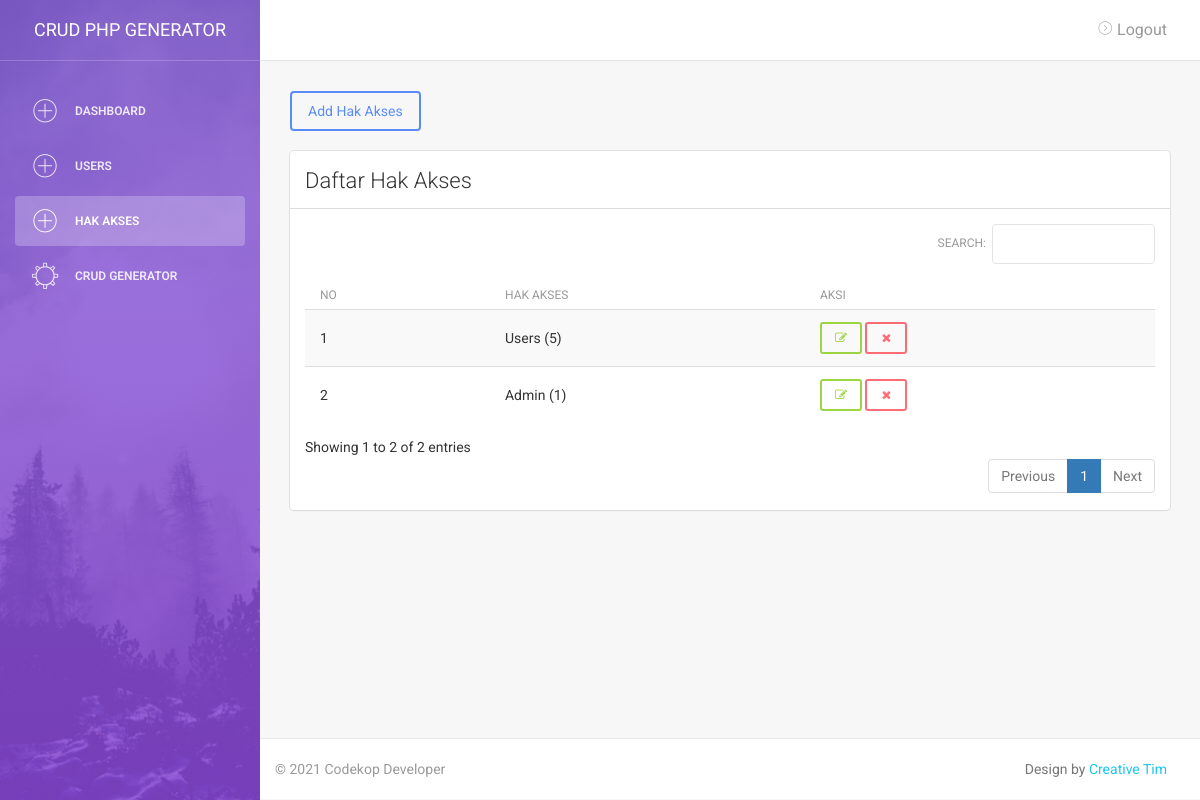
The page /testing/crud-php-generator/hak_akses/index.php (signed in) on the database its author committed.
### tables this page shows
CREATE TABLE `menu` (
  `id` int(11) NOT NULL,
  `name_menu` varchar(255) DEFAULT NULL,
  `tabel` varchar(255) DEFAULT NULL,
  `url` varchar(255) DEFAULT NULL,
  `redirect` varchar(255) DEFAULT NULL,
  `akses` varchar(255) DEFAULT NULL,
  `active` varchar(255) DEFAULT NULL,
  `urutan` int(11) NOT NULL DEFAULT 0,
  `created_at` varchar(255) DEFAULT NULL
);

CREATE TABLE `hak_akses` (
  `id` int(11) NOT NULL,
  `hak_akses` varchar(255) DEFAULT NULL
);

### setting.php (called while the page is built, shortened)
<?php
    $title_apl = 'CRUD PHP Generator';
    $baseURL  = "http://localhost/testing/crud-php-generator/";

### helper.php (called while the page is built, shortened)
<?php
    function getSegments($segment)
    {
        $rowurl = count(explode('/',$baseURL));
        $row_url = count(parse_url($baseURL));
        $urlc = $rowurl-$row_url;
        $rurl = $urlc-1;
        $cont = $segment + $rurl;
        $uriSegments = explode("/", parse_url($_SERVER['REQUEST_URI'], PHP_URL_PATH));
        return $uriSegments[$cont];
    }

### views/hak_akses/index.php (the view, shortened to what this page needs)
<div class="content">
    <div class="container-fluid">
        <div class="row">
            <div class="col-md-12">
                <a href="tambah.php" class="btn btn-primary" role="button">Add Hak Akses</a>
                <br><br>
                <div class="card">
                    <div class="header">
                        <h4 class="title">Daftar Hak Akses</h4>
                    </div>
                    <div style="border-top:1px solid #ddd;margin-top:12px;"></div>
                    <div class="content">
        <div class="table-responsive">
            <table class="table table-striped" id="example1">
                <thead>
                    <tr>
                        <th>No</th>
                <th>Hak akses</th>
                <th>Aksi</th>
            </tr>
        </thead>
        <tbody>
            <?php
                $no =1;
                $sql = "SELECT * FROM hak_akses ORDER BY id DESC";
                $row = $connectdb->prepare($sql);
                $row->execute();
                $hasil = $row->fetchAll(PDO::FETCH_OBJ);
                foreach($hasil as $r){
            ?>
            <tr>
                <td><?= $no;?></td>
            <td><?=$r->hak_akses;?> (<?=$r->id;?>)</td>
                <td>
                    <a href="<?= "edit.php?id=".$r->id;?>"
                        class="btn btn-success btn-sm" title="Edit">
                        <i class="fa fa-edit"></i>
                    </a>
                    <a href="<?= "proses.php?aksi=delete&id=".$r->id;?>"
                        class="btn btn-danger btn-sm"
                        onclick="javascript:return confirm(`Data ingin dihapus ?`);" title="Delete">
                        <i class="fa fa-times"></i>
                    </a>
                </td>
            </tr>
            <?php $no++; }?>
        </tbody>
    </table>
</div>
                    </div>
                </div>
            </div>
        </div>
    </div>
</div>

### layouts/sidebar.php (shortened to what this page needs)
<div class="wrapper">
    <div class="sidebar" data-color="purple" data-image="<?= $baseURL;?>assets/img/sidebar-5.jpg">
    <div class="sidebar-wrapper">
        <div class="logo">
            <a href="<?= $baseURL;?>index.php" class="simple-text">
                <?= $title_apl;?>
            </a>
        </div>
        <ul class="nav">
            <?php
                $id     = (int)$_SESSION['codekop_session']['id'];
                $user   = $connectdb->query("SELECT * FROM users WHERE id = $id")->fetch(PDO::FETCH_OBJ);
                $sql    = "SELECT * FROM menu ORDER by urutan ASC";
                $menus  = $connectdb->query($sql)->fetchAll(PDO::FETCH_OBJ);
                foreach($menus as $r){
                    $url = explode('/',$r->url);
                if($r->active == 'Y')
                {
                    $akses1 = explode(',',$r->akses);
                    if(!empty($akses1[0]))
                    {
                        if (in_array("$user->akses", $akses1))
                        {
                            $cekhref = 'Yes';
                        }else{
                            $cekhref = 'No';
                        }
                    }
                    if($cekhref == 'Yes')
                    {
            ?>
            <li <?php if(getSegments('4') == $url[0]){?> class="active" <?php }?>>
                <a href="<?= $baseURL.$r->url;?>">
                    <i class="pe-7s-plus"></i>
                    <p><?=$r->name_menu;?></p>
                </a>
            </li>
            <?php }}}?>
            <?php if($user->akses == 1) {?>
            <li <?php if(getSegments('4') == 'generator'){?> class="active" <?php }?>>
                <a href="<?= $baseURL.'generator/index.php';?>">
                    <i class="pe-7s-settings"></i>
                    <p>CRUD Generator</p>
                </a>
            </li>
            <?php }?>
        </ul>
    </div>
</div>
<div class="main-panel">
    <nav class="navbar navbar-default navbar-fixed">
        <div class="container-fluid">
            <div class="navbar-header">
                <a class="navbar-brand" href="#"></a>
            </div>
            <div class="collapse navbar-collapse">
                <ul class="nav navbar-nav navbar-right">
                    <li>
                        <a href="<?= $baseURL;?>logout.php">
                            <i class="pe-7s-angle-right-circle"></i>
                            Logout
                        </a>
                    </li>
                </ul>
            </div>
        </div>
    </nav>

### rows shown on the page
menu: name_menu "DASHBOARD"
menu: name_menu "USERS"
menu: name_menu "HAK AKSES"
hak_akses: hak_akses "Users", id "5"
hak_akses: hak_akses "Admin", id "1"

### other values the page prints
$title_apl "CRUD PHP GENERATOR"
